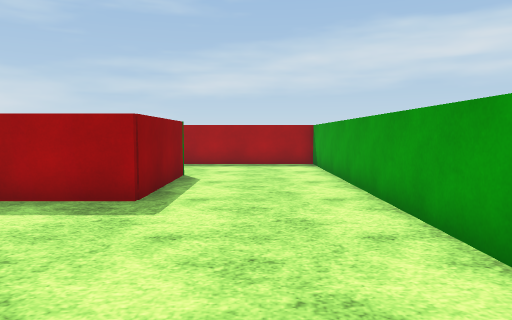
[1] (above)

24 first-person views from a walk through a Unity game level. The camera is 1.2 m above the floor, tilts 4° down and sees 70° across. The floor is counted in squares, 1 m on a side. Each view is taken from the middle of a square. On the plan, view 1 faces up. The plan holds only what a view shows up to about 15 squares ahead; the rest is blank. The terrain is drawn as flat ground. The player is left out. Surface patterns are stand-ins for the level's own textures.

[2]
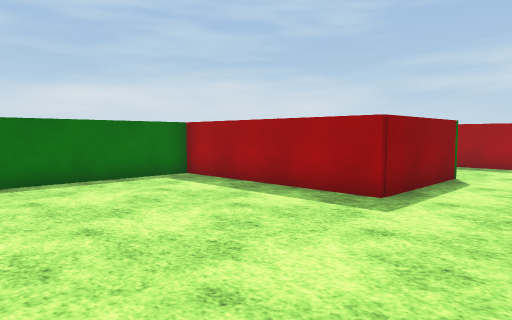

[3]
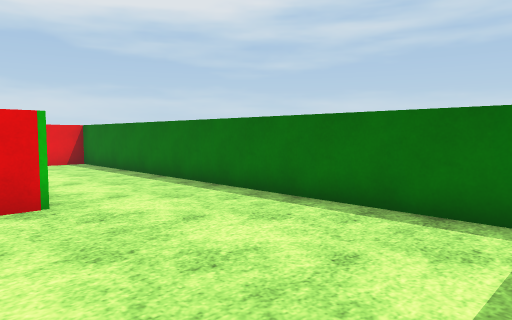

[4]
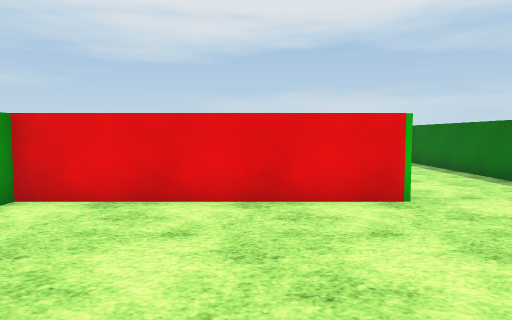

[5]
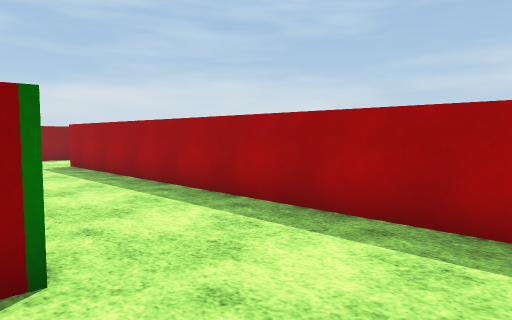

[6]
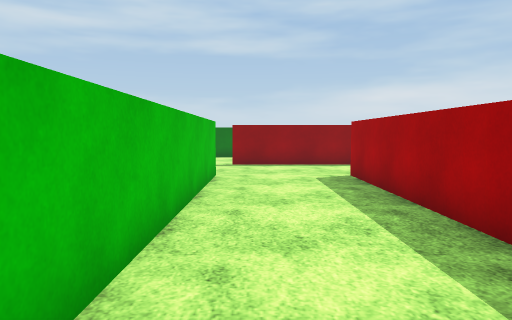

[7]
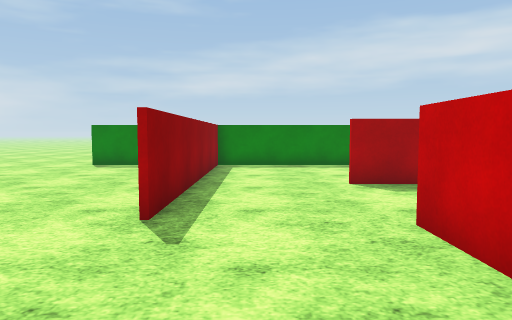

[8]
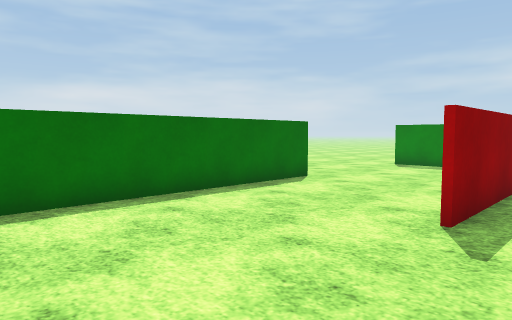

[9]
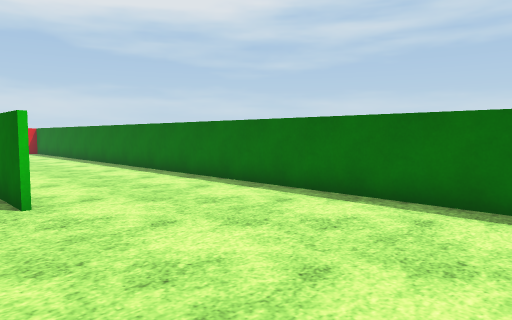

[10]
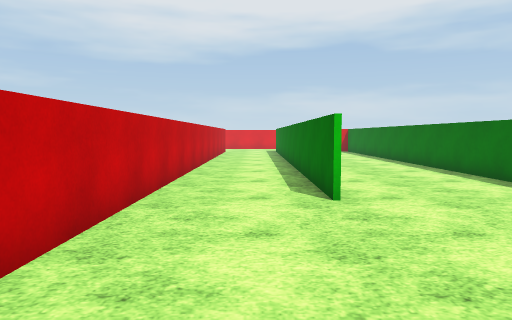

[11]
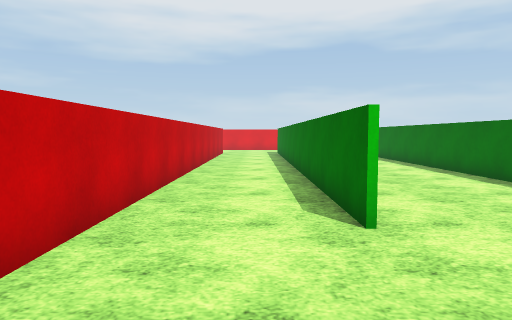

[12]
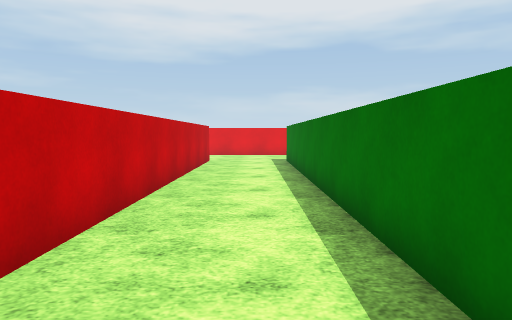

[13]
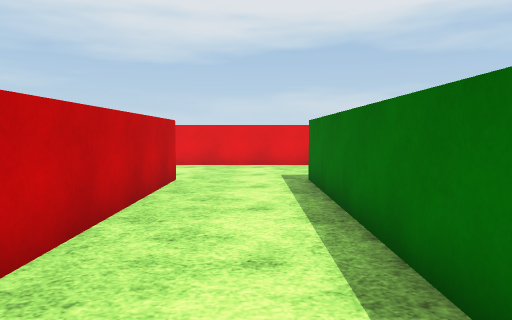

[14]
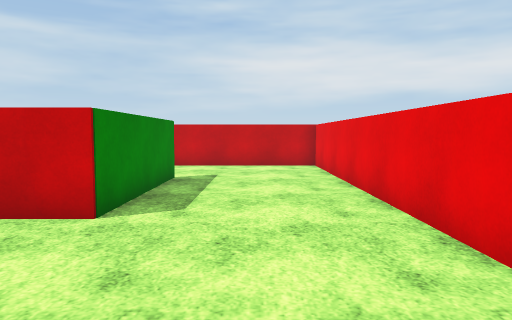

[15]
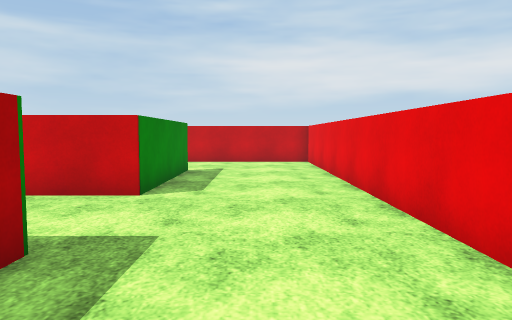

[16]
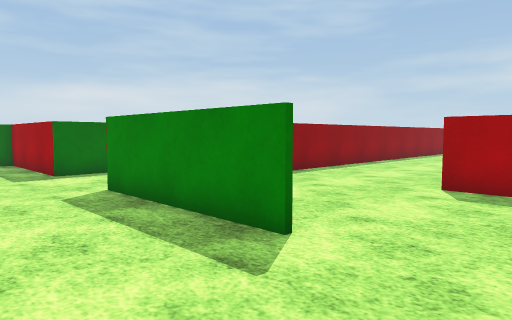

[17]
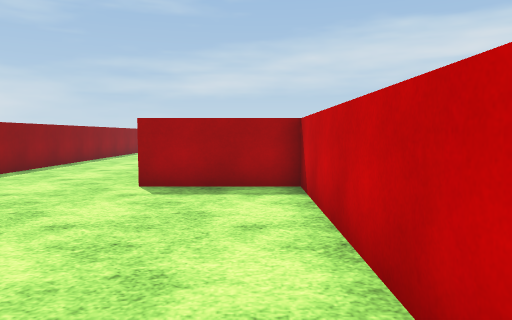

[18]
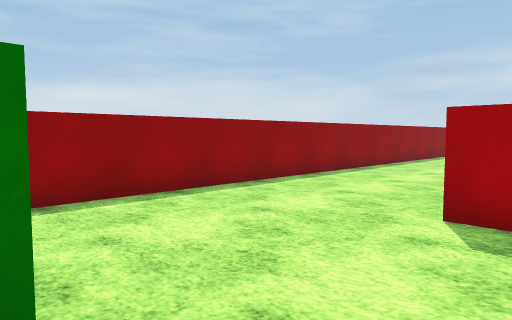

[19]
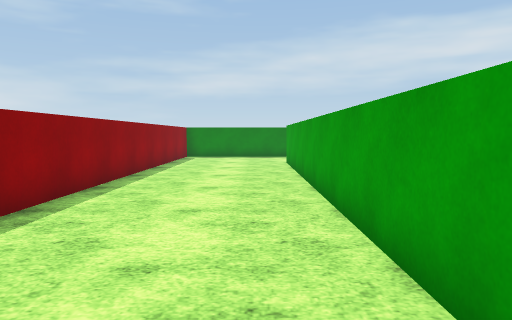

[20]
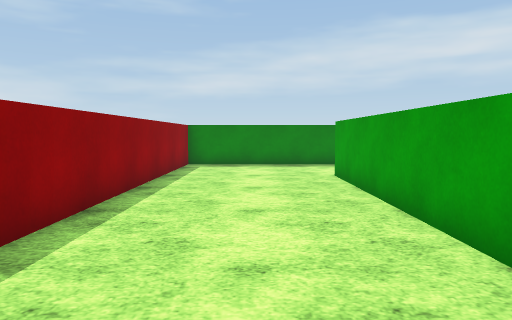

[21]
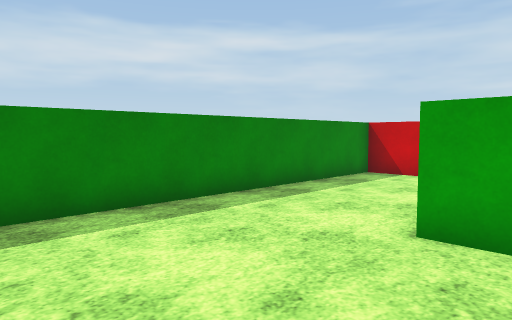

[22]
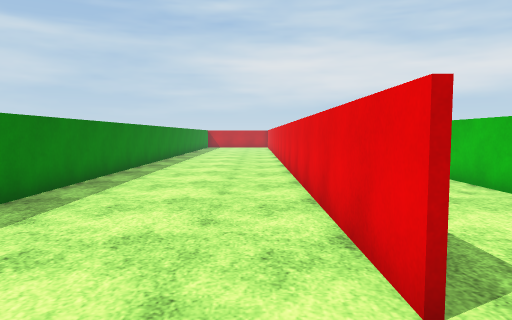

[23]
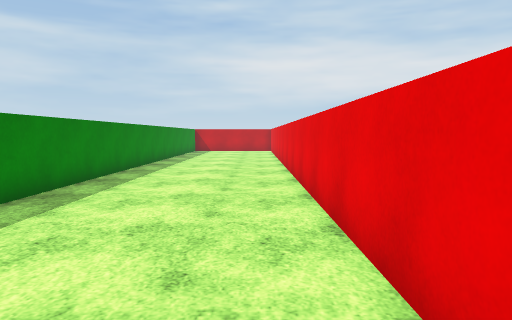

[24]
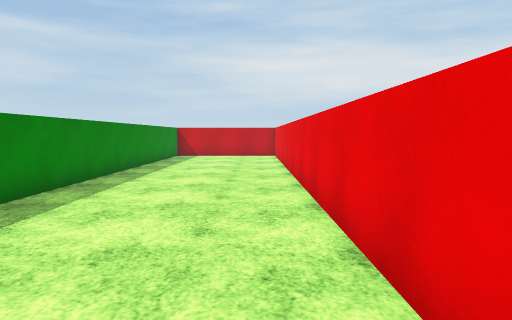

### Floor plan
Points are (right, up) in squares from view 1. A wall is a line through its corners. A room is listed if a view was taken in it or the views show most of it. See-through windows are left out.
Room 1 (views 1, 2, 3, 4, 5, 6, 7, 8, 9, 10, 11, 22, 23, 24)
walls: (-13.9, 5.6) (-13.9, 10.8) (-4.6, 10.8); (-4.9, -0.5) (2.3, -0.5) (2.3, 0); (-2.1, 10.9) (-2.1, 6.5) (-8.6, 6.5) (-8.6, -9.5) (-7.1, -9.5); (-13.8, 14.9) (11.8, 14.9); (2.3, 3.2) (2.3, 14.8) (-13.8, 14.8); (-12.2, 20.4) (-17.4, 20.4) (-17.4, 11); (-22.4, 14.6) (-22.4, -6.1); (-20.6, 20.4) (-22.5, 20.4); (12, 20.4) (-9.9, 20.4)
ways out: opening at (-15.5, 4.5) to room 2; opening at (-23.5, 20)
Room 2 (views 12, 13, 14, 15, 16, 17, 18, 19, 20, 21)
walls: (-8.7, -7.2) (-8.7, 6.8); (-8.8, -14.7) (-13.9, -14.7) (-13.9, 5.6); (-17.4, 4.5) (-17.4, -14.7) (-22.4, -14.7); (-18.1, -19.3) (-5, -19.3) (-5, -9.6) (-8.8, -9.6); (-2.3, 9) (-2.3, 10.7) (-13.7, 10.7) (-13.7, -13.5)
ways out: opening at (-15.5, 4.5) to room 1

Positions as (right, up) in squares from view 1, and headings:
1: (0, 0), facing up
2: (1, 0), facing up-left
3: (-3, 6), facing down-left
4: (-2, 6), facing down
5: (1, 10), facing up-left
6: (-3, 12), facing left
7: (-16, 6), facing up
8: (-16, 6), facing up-left
9: (-16, 11), facing down-left
10: (-16, 11), facing down
11: (-16, 9), facing down
12: (-16, 2), facing down
13: (-16, -5), facing down
14: (-19, -17), facing right
15: (-21, -17), facing right
16: (-6, -18), facing up-left
17: (-6, -18), facing up
18: (-7, -15), facing up-left
19: (-10, -9), facing up
20: (-11, -4), facing up
21: (-13, 5), facing up-right
22: (-16, 16), facing right
23: (-9, 16), facing right
24: (-3, 16), facing right
